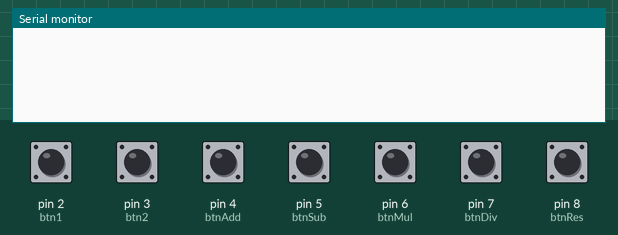
A sketch run on a simulated Arduino Uno, built with avr-gcc and run on an emulated ATmega328P. On the bench: the last lines printed to the serial monitor. The test bench sets the inputs (shaded band); at power-on: pin 2 (btn1), pin 3 (btn2), pin 4 (btnAdd), pin 5 (btnSub), pin 6 (btnMul), pin 7 (btnDiv), pin 8 (btnRes) HIGH.

Above: at 1.2 s.
1.3 s: pin 2 (btn1) pulled LOW for 0.15 s
At 2.1 s:
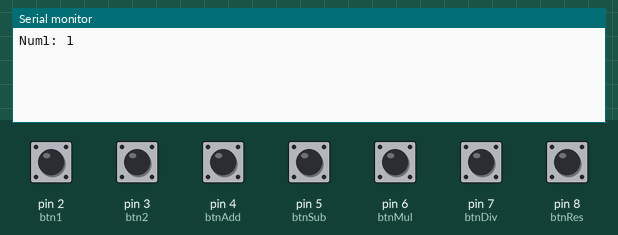
2.9 s: pin 4 (btnAdd) pulled LOW for 0.15 s
At 3.4 s:
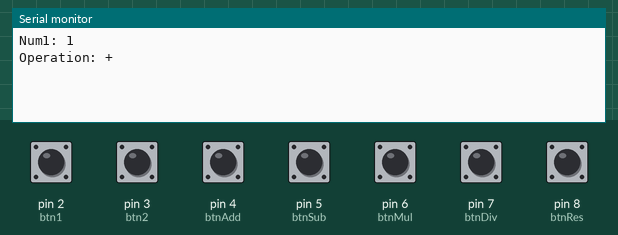
4.5 s: pin 6 (btnMul) pulled LOW for 0.15 s
At 5.7 s:
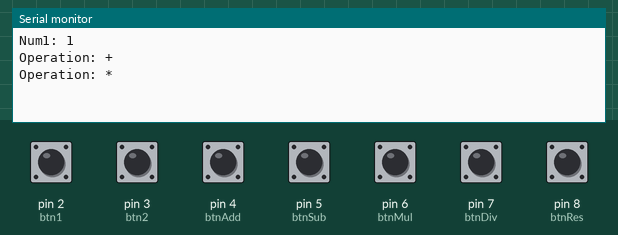
6.1 s: pin 7 (btnDiv) pulled LOW for 0.15 s
At 7.0 s:
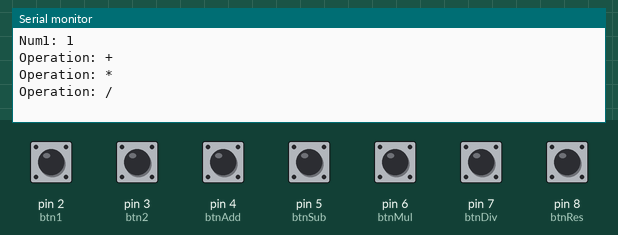
7.7 s: pin 8 (btnRes) pulled LOW for 0.15 s
At 8.9 s:
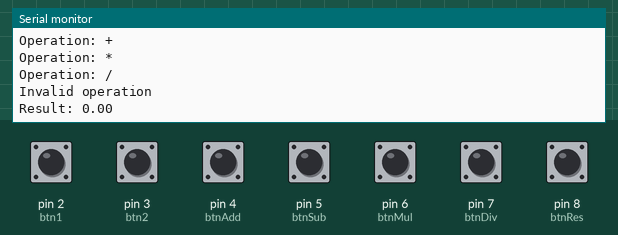
9.3 s: pin 3 (btn2) pulled LOW for 0.15 s
At 10.6 s:
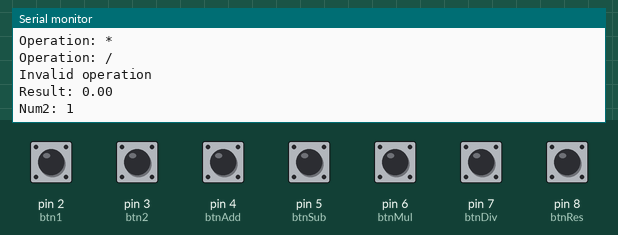

Measured:
- after the input at 1.3 s, the serial monitor: prints a new line at once (image 1)
- after the input at 2.9 s, the serial monitor: prints a new line at once (image 2)
- after the input at 4.5 s, the serial monitor: prints a new line at once (image 3)
- after the input at 6.1 s, the serial monitor: prints a new line at once (image 4)
- after the input at 7.7 s, the serial monitor: prints a new line at once (image 5)
- after the input at 9.3 s, the serial monitor: prints a new line at once (image 6)

The sketch:

Arduino_Calculator.ino
```cpp
const int btn1 = 2; // number 1 input
const int btn2 = 3; // number 2 input
const int btnAdd = 4;
const int btnSub = 5;
const int btnMul = 6;
const int btnDiv = 7;
const int btnRes = 8; // result button

int num1 = 0;
int num2 = 0;
char operation = ' ';

void setup() {
  pinMode(btn1, INPUT_PULLUP);
  pinMode(btn2, INPUT_PULLUP);
  pinMode(btnAdd, INPUT_PULLUP);
  pinMode(btnSub, INPUT_PULLUP);
  pinMode(btnMul, INPUT_PULLUP);
  pinMode(btnDiv, INPUT_PULLUP);
  pinMode(btnRes, INPUT_PULLUP);

  Serial.begin(9600);
}

void loop() {

  // Increment number 1
  if (digitalRead(btn1) == LOW) {
    num1++;
    Serial.print("Num1: ");
    Serial.println(num1);
    waitRelease(btn1);
  }

  // Increment number 2
  if (digitalRead(btn2) == LOW) {
    num2++;
    Serial.print("Num2: ");
    Serial.println(num2);
    waitRelease(btn2);
  }

  // Select operation
  if (digitalRead(btnAdd) == LOW) {
    operation = '+';
    Serial.println("Operation: +");
    waitRelease(btnAdd);
  }

  if (digitalRead(btnSub) == LOW) {
    operation = '-';
    Serial.println("Operation: -");
    waitRelease(btnSub);
  }

  if (digitalRead(btnMul) == LOW) {
    operation = '*';
    Serial.println("Operation: *");
    waitRelease(btnMul);
  }

  if (digitalRead(btnDiv) == LOW) {
    operation = '/';
    Serial.println("Operation: /");
    waitRelease(btnDiv);
  }

  // Calculate result
  if (digitalRead(btnRes) == LOW) {
    float result = 0;

    if (operation == '+') result = num1 + num2;
    else if (operation == '-') result = num1 - num2;
    else if (operation == '*') result = num1 * num2;
    else if (operation == '/' && num2 != 0) result = (float)num1 / num2;
    else Serial.println("Invalid operation");

    Serial.print("Result: ");
    Serial.println(result);

    waitRelease(btnRes);
  }
}

// software debouncing
void waitRelease(int pin) {
  delay(200);
  while (digitalRead(pin) == LOW); // wait till release
}
```
